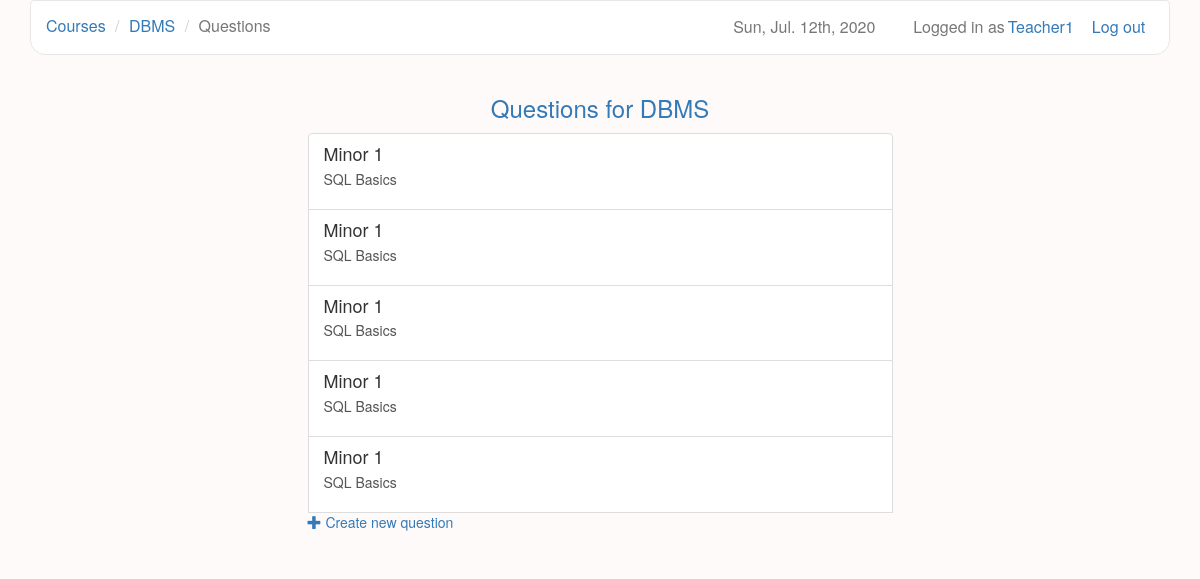
Screenshot of /courses/12/questions/ (signed in) with the database file from the repository.
### users/models.py (models this page shows)
class User(AbstractUser):
    is_teacher = models.BooleanField(default=False)

### courses/models.py (models this page shows, shortened)
class Course(models.Model):
    owner = models.ForeignKey(settings.AUTH_USER_MODEL, related_name='owner')
    name = models.CharField(max_length=30)
    description = models.TextField(blank=True)
    created = models.DateTimeField(auto_now_add=True)
    updated = models.DateTimeField(auto_now=True)
    participants = models.ManyToManyField(settings.AUTH_USER_MODEL, blank=True,
        through='Participation')

### questions/models.py (models this page shows, shortened)
class Question(models.Model):
    name = models.CharField(max_length=30)
    category = models.CharField(max_length=30)
    question_text = MarkupField()
    course = models.ForeignKey(Course)

### questions/views.py (the view)
@user_passes_test(teacher_check)
def list_questions(request, course_id):
    course = Course.objects.get(id=course_id)
    if request.user == course.owner:
        questions = Question.objects.filter(course=course_id)
        return render(request, 'list_questions.html', {'course': course,
            'questions': questions})
    return redirect('/courses/')

### courses/views.py (called while the page is built)
def teacher_check(user):
    if user.is_anonymous():
        return False
    return user.is_teacher

### questions/templates/list_questions.html (shortened to what this page needs)
{% extends 'base.html' %}
{% block navigation %}
  <li><a href="{% url 'teacher_courses' %}">Courses</a></li>
  <li><a href="{% url 'edit_course' course.id %}">{{ course.name }}</a></li>
  <li class="active">Questions</li>
{% endblock %}
{% block header %}Questions for {{ course.name }}{% endblock %}
{% block dashboard %}
  {% for question in questions %}
    <a class="list-group-item"
      href="{% url 'edit_question' course.id question.id %}">
      <h4 class="list-group-item-heading">{{ question.name }}</h4>
      <p class="list-group-item-description">{{ question.category }}</p>
    </a>
  {% endfor %}
  <a href="{% url 'create_question' course.id %}">
    <span class="glyphicon glyphicon-plus"></span>
    Create new question
  </a>
{% endblock %}

### django-lms/templates/base.html (shortened to what this page needs)
{% load staticfiles %}
<!DOCTYPE html>
<html>
  <head>
    <link href="/static/libs/bootstrap/css/bootstrap.min.css" rel="stylesheet">
    <link href="/static/libs/datetimepicker/jquery.datetimepicker.css"
      rel="stylesheet">
    <link href="/static/base.css" rel="stylesheet">
    <link rel="stylesheet" type="text/css" href="/static/libs/markitup/skins/simple/style.css">
    <link rel="stylesheet" type="text/css" href="/static/libs/markitup/sets/default/style.css">
  </head>
  <body>
    <div class="container">
      <nav class="navbar navbar-default" role="navigation">
        {% if user.is_active %}
          <a class="btn navbar-btn navbar-right" id="logout"
            href="{% url 'logout' %}">
            Log out
          </a>
          <a href="{% url 'profile' %}" class="navbar-text navbar-right" id="user">
              {{ user.username }}
          </a>
          <span class="navbar-text navbar-right">Logged in as</span>
        {% else %}
          <a class="navbar-brand" href="/">EXAMINATION SYSTEM</a>
        {% endif %}
        <span class="navbar-text navbar-right" id="date">
          {% now "D, M. jS, Y" %}
        </span>
        <ul class="breadcrumb">
          {% block navigation %}{% endblock %}
        </ul>
      </nav>
      <div class="row">
        <h3 class="text-primary text-center">
          {% block header %}{% endblock %}
        </h3>
        <div class="list-group center">
          {% block dashboard %}{% endblock %}
        </div>
      </div>
    </div>
  </body>
</html>

### django-lms/static/base.css (style rules this page uses)
body { background-color:rgb(255,250,250); }
#date, #logout { margin-right: 1%; padding-right: 1%; font-size: 16px; }
#user { margin-right: 5px; margin-left: 3px; color: #337ab7; }
.list-group-item { background-color: white; }
.list-group-item-description { overflow: hidden; text-overflow: ellipsis; }
.center { width: 50%; margin-top: 1%; margin-left: auto; margin-right: auto; }
.navbar { border-bottom-right-radius: 15px; border-bottom-left-radius: 15px; }
.navbar-default { background-color: white; }
.navbar-text { font-size: 16px; }
.breadcrumb { background-color: transparent; margin-top: 0.5%; margin-bottom: -1%; font-size: 16px; }

### rows the page displays
User: username "Teacher1"
Course: name "DBMS"
Question: name "Minor 1", category "SQL Basics"
Question: name "Minor 1", category "SQL Basics"
Question: name "Minor 1", category "SQL Basics"
Question: name "Minor 1", category "SQL Basics"
Question: name "Minor 1", category "SQL Basics"
